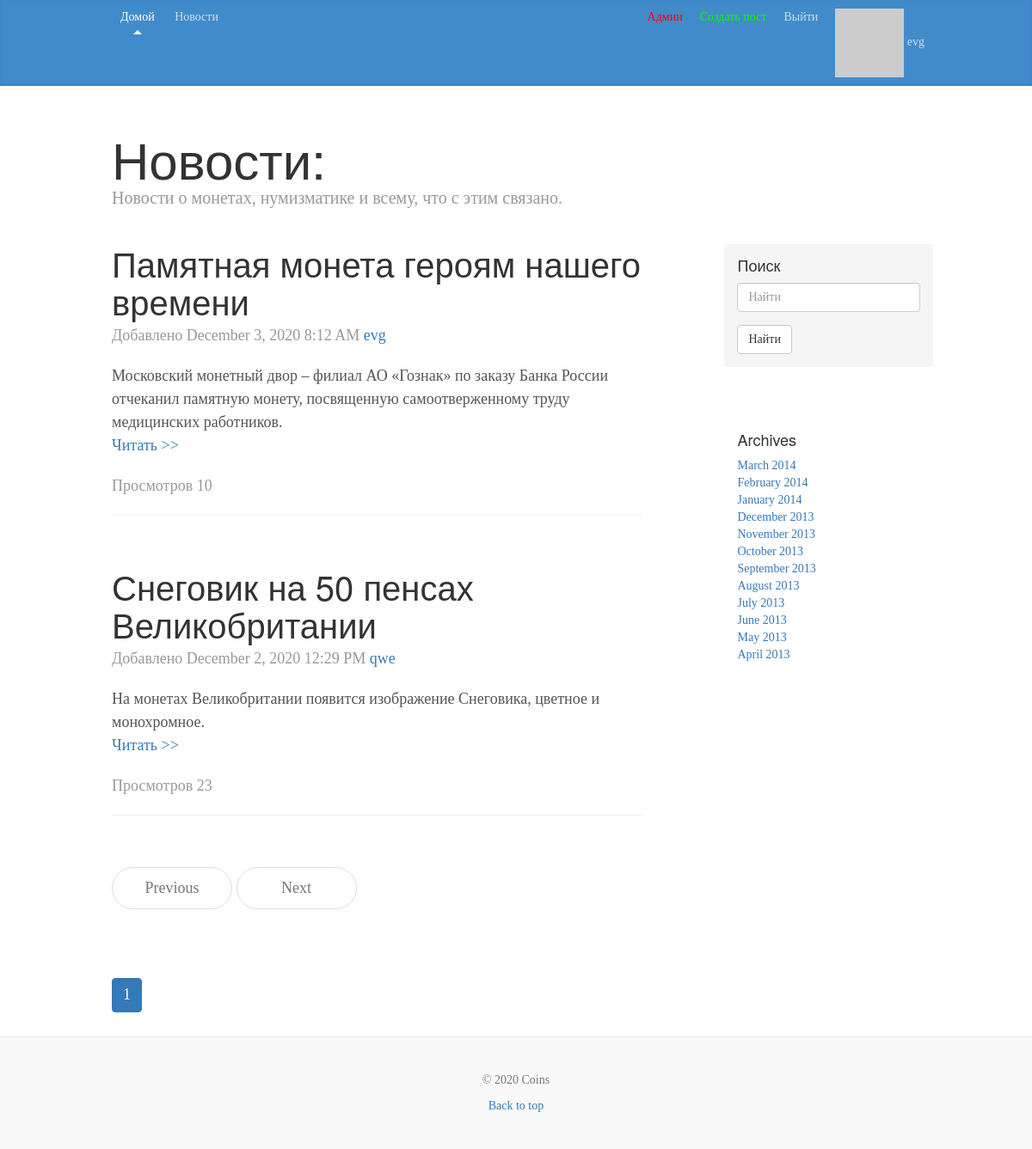
/news/ (signed in), run on the app's committed database.
### app/models.py (models this page shows, shortened)
class User(db.Model, UserMixin):
    __tablename__ = 'user'
    id = db.Column(db.Integer, primary_key=True)
    email = db.Column(db.String(255), unique=True)
    username = db.Column(db.String(255), unique=True, index=True)
    password_hash = db.Column(db.String(255))
    active = db.Column(db.Boolean())
    confirmed_at = db.Column(db.DateTime())
    name = db.Column(db.String(64))
    location = db.Column(db.String(64))
    member_since = db.Column(db.DateTime(), default=datetime.utcnow)
    about_me = db.Column(db.String(140))
    last_seen = db.Column(db.DateTime, default=datetime.utcnow)
    avatar_hash = db.Column(db.String(32))
    roles = db.relationship('Role', secondary='roles_users', backref=db.backref('users', lazy='dynamic'))
    posts = db.relationship('Post', backref='author', lazy='dynamic')
    img = db.relationship('StorageImg', backref='author', lazy='dynamic')
    @property
    def password(self):
        raise AttributeError('password is not a readable attribute')
    def gravatar(self, size=100, default='identicon', rating='g'):
        url = 'https://secure.gravatar.com/avatar'
        hash = self.avatar_hash or self.gravatar_hash()
        return '{url}/{hash}?s={size}&d={default}&r={rating}'.\
                        format(url=url, hash=hash, size=size, default=default, rating=rating)
    def is_administrator(self):
        for r in self.roles:
            if str(r) == 'admin':
                return True
        return False

class Post(db.Model):
    __tablename__ = 'post'
    id = db.Column(db.Integer, primary_key=True)
    title = db.Column(db.String(150))
    slug = db.Column(db.String(140), unique=True)
    pre_body = db.Column(db.Text)
    body = db.Column(db.Text)
    created = db.Column(db.DateTime, index=True, default=datetime.utcnow)
    updated = db.Column(db.DateTime)
    count = db.Column(db.Integer, default=0)
    author_id = db.Column(db.Integer, db.ForeignKey('user.id'))
    tags = db.relationship('Tag', secondary='tags_posts', backref=db.backref('posts', lazy='dynamic'))

### app/posts/controllers.py (the view)
@module.route('/news/')
def news():
    q = request.args.get('q')
    page = request.args.get('page')
    if page and page.isdigit():
        page = int(page)
    else:
        page = 1
    if q:
        posts = Post.query.filter(Post.title.contains(q) | Post.body.contains(q))
    else:
        posts = Post.query.order_by(Post.created.desc())
    pages = posts.paginate(page=page, per_page=app.config['PER_PAGE_NEWS'], error_out=False)
    return render_template('posts/news.html', pages=pages)

### app/models.py (called while the page is built)
@login_manager.user_loader
def load_user(user_id):
    return User.query.get(int(user_id))

    def __repr__(self):
        return self.name

### app/templates/posts/news.html (shortened to what this page needs)
{% extends "layout.html" %}
{% block title_post%}Новости:{% endblock %}
{% block pre_title_post%}Новости о монетах, нумизматике и всему, что с этим связано.{% endblock %}
{% block content %}
{% for post in pages.items %}
<div class="blog-post">
  <h2 class="blog-post-title">{{ post.title }}</h2>
  <p class="blog-post-meta"> Добавлено {{ moment(post.created).format('LLL') }}
    <a href="{{ url_for('users.user', username=post.author.username) }}">{{ post.author.username }}</a></p>
  {{ post.pre_body|safe }}
  <p class="blog-post-meta"><a href="{{ url_for('posts.news_detail', slug=post.slug) }}">Читать >></a></p>
  <p class="blog-post-meta">Просмотров {{ post.count }}</p>
  <hr>
</div>
{% endfor %}
<nav>
  <ul class="pager">
    <li {% if not pages.has_prev %} class="disabled" {% endif %}>
      <a href="?page={{ pages.prev_num }}">Previous</a></li>
    <li {% if not pages.has_next %} class="disabled" {% endif %}>
    <a href="?page={{ pages.next_num }}">Next</a></li>
  </ul>
  <ul class="pagination">
    {% for page in pages.iter_pages() %}
    {% if page %}
    <li {% if page == pages.page %} class="active" {% endif %}><a href="?page={{ page }}">{{ page }}</a>
    {% else %}
    <li><span>…</span></li>
    {% endif %}
    {% endfor %}
  </ul>
</nav>
{% endblock %}

### app/templates/layout.html (shortened to what this page needs)
{% extends "bootstrap/base.html" %}
{% import "bootstrap/fixes.html" as fixes %}
{% block head %}
  {{super()}}
{% endblock %}
{% block styles %}
  {{super()}}
  <link href="/static/css/blog.css" rel="stylesheet">
{% endblock %}
{% block body %}
  {% block navbar %}
  <div class="blog-masthead">
    <div class="container">
    <nav class="blog-nav">
            <a class="blog-nav-item active" href="{{ url_for('users.index') }}">Домой</a>
            <a class="blog-nav-item" href="{{ url_for('posts.news') }}">Новости</a>
            {% if current_user.is_authenticated %}
            <a class="blog-nav-item navbar-right" href="{{ url_for('users.user', username=current_user.username) }}">
                  <img src="{{ current_user.gravatar(size=18) }}">
                  {{ current_user.username }}
                </a>
            <a class="blog-nav-item navbar-right" href="{{ url_for('users.logout') }}">Выйти</a>
            {% else %}
            <a class="blog-nav-item navbar-right" href="{{ url_for('users.reg') }}">Регистрация</a>
            <a class="blog-nav-item navbar-right" href="{{ url_for('users.log') }}"><span class="glyphicon glyphicon-log-in"></span>  Войти</a>
            {% endif %}
          {% if current_user.is_authenticated %}
            {% if current_user.is_administrator() or current_user.is_writer() %}
              <a class="blog-nav-item navbar-right" style="color: rgb(0, 255, 0)" href="{{ url_for('posts.create_post') }}">Создать пост</a>
            {% endif %}
          {% endif %}
          {% if current_user.is_authenticated %}
                {% if current_user.is_administrator() %}
              <a class="blog-nav-item navbar-right" style="color: rgb(255, 0, 0)" href="{{ url_for('admin.index') }}">Админ</a>
                {% endif %}
          {% endif %}
    </nav>
  </div>
  </div>
  {% endblock %}
  <div class="container">
    {% import "bootstrap/utils.html" as utils %} {{ utils.flashed_messages(dismissible=True, container=False) }}
    <div class="blog-header">
      <h1 class="blog-title">{% block title_post%}{% endblock %}</h1>
      <p class="lead blog-description">{% block pre_title_post%}{% endblock %}</p>
    </div>
    <div class="row">
      <div class="col-sm-8 blog-main">
      {% block content %}{% endblock %}
      </div>
      <div class="col-sm-3 col-sm-offset-1 blog-sidebar">
        <div class="sidebar-module sidebar-module-inset">
          <h4>Поиск</h4>
          <form method='GET' action="{{ url_for('posts.news') }}">
            <div class="form-group">
              <input type="text" class="form-control" placeholder="Найти" name="q" value="{{ request.args.get('q', '') }}">
            </div>
            <button type="submit" class="btn btn-default">Найти</button>
          </form>
        </div>
        <div class="sidebar-module" id="tags">
        </div>
        <div class="sidebar-module">
          <h4>Archives</h4>
          <ol class="list-unstyled">
            <li><a href="#">March 2014</a></li>
            <li><a href="#">February 2014</a></li>
            <li><a href="#">January 2014</a></li>
            <li><a href="#">December 2013</a></li>
            <li><a href="#">November 2013</a></li>
            <li><a href="#">October 2013</a></li>
            <li><a href="#">September 2013</a></li>
            <li><a href="#">August 2013</a></li>
            <li><a href="#">July 2013</a></li>
            <li><a href="#">June 2013</a></li>
            <li><a href="#">May 2013</a></li>
            <li><a href="#">April 2013</a></li>
          </ol>
        </div>
      </div>
    </div>
  </div>
  <footer class="blog-footer">
      <p class="text-muted">&copy; <script type="text/javascript">var mdate = new Date(); document.write(mdate.getFullYear());</script> {{ config.get('APP_NAME')  }} </p>
      <p>
        <a href="#">Back to top</a>
      </p>
  </footer>
{% endblock %}

### app/static/css/blog.css (style rules this page uses)
body { font-family: Georgia, "Times New Roman", Times, serif; color: #555; }
h1, .h1, h2, .h2, h3, .h3, h4, .h4, h5, .h5, h6, .h6 { margin-top: 0; font-family: "Helvetica Neue", Helvetica, Arial, sans-serif; font-weight: normal; color: #333; }
@media (min-width: 1200px) { .container { width: 970px; } }
.blog-masthead { background-color: #428bca; -webkit-box-shadow: inset 0 -2px 5px rgba(0,0,0,.1); box-shadow: inset 0 -2px 5px rgba(0,0,0,.1); }
.blog-nav-item { position: relative; display: inline-block; padding: 10px; font-weight: 500; color: #cdddeb; }
.blog-nav .active { color: #fff; }
.blog-nav .active:after { position: absolute; bottom: 0; left: 50%; width: 0; height: 0; margin-left: -5px; vertical-align: middle; content: " "; border-right: 5px solid transparent; border-bottom: 5px solid; border-left: 5px solid transparent; }
.blog-header { padding-top: 20px; padding-bottom: 20px; }
.blog-title { margin-top: 30px; margin-bottom: 0; font-size: 60px; font-weight: normal; }
.blog-description { font-size: 20px; color: #999; }
.blog-main { font-size: 18px; line-height: 1.5; }
.sidebar-module { padding: 15px; margin: 0 -15px 15px; }
.sidebar-module-inset { padding: 15px; background-color: #f5f5f5; border-radius: 4px; }
.pager { margin-bottom: 60px; text-align: left; }
.pager > li > a { width: 140px; padding: 10px 20px; text-align: center; border-radius: 30px; }
.blog-post { margin-bottom: 60px; }
.blog-post-title { margin-bottom: 5px; font-size: 40px; }
.blog-post-meta { margin-bottom: 20px; color: #999; }
.blog-footer { padding: 40px 0; color: #999; text-align: center; background-color: #f9f9f9; border-top: 1px solid #e5e5e5; }
.blog-footer p:last-child { margin-bottom: 0; }

### data on the page
User: username "evg"
Post: title "Памятная монета героям нашего времени", created "December 3, 2020 8:12 AM", author.username "evg", pre_body "Московский монетный двор – филиал АО «Гознак» по заказу Банка России отчеканил памятную монету, посвященную самоотверженному труду медицинских работников.", count "10"
Post: title "Снеговик на 50 пенсах Великобритании", created "December 2, 2020 12:29 PM", author.username "qwe", pre_body "На монетах Великобритании появится изображение Снеговика, цветное и монохромное.", count "23"

### other printed values
{{ page }} "1"
{{ config.get('APP_NAME') }} "Coins"
